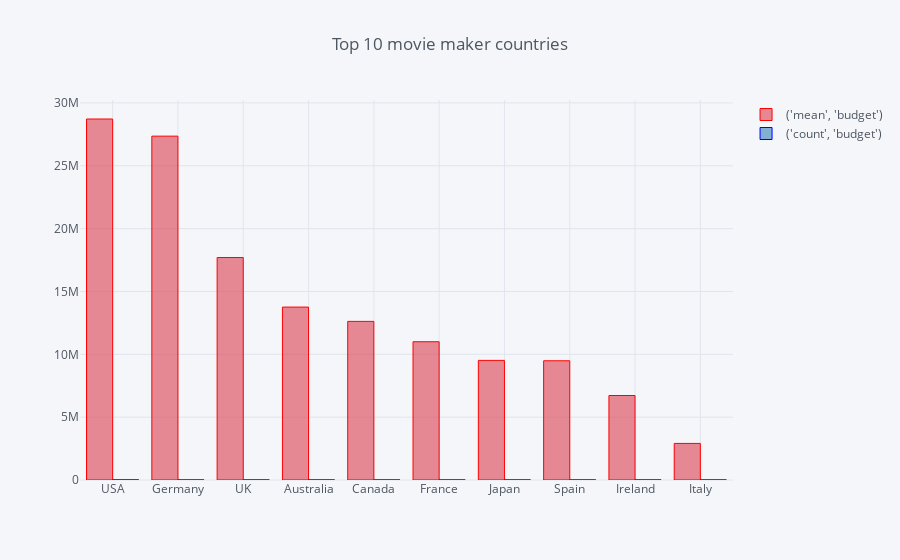

The notebook cell this image was saved under:
### Markdown cell above
__What about the proportion of budget, gross and net per movie?.__

### Code cell
#mean budget per year, country and movie
bpycam = pd.pivot_table(movies,index ='country',
                       values=['budget'],
                       aggfunc=[np.mean,'count']
                       ).sort_values(('count','budget'),
                                     ascending=False).head(10
                                                          ).sort_values(('mean','budget')
                                                                        ,ascending=False)

bpycam.iplot(kind='bar',
                 color={('mean','budget'):'red',('count','budget'):'blue'},
             title='Top 10 movie maker countries')

### Figure 1 — Plotly figure (JSON) as saved in the notebook; plotly's stock layout.template omitted (floating-point values rounded to 4 significant figures)
{"data": [{"marker": {"color": "rgba(219, 64, 82, 0.6)", "line": {"color": "red", "width": 1}}, "name": "('mean', 'budget')", "orientation": "v", "text": "", "type": "bar", "uid": "a6e6a188-b1c9-11e9-8a80-e09467129110", "x": ["USA", "Germany", "UK", "Australia", "Canada", "France", "Japan", "Spain", "Ireland", "Italy"], "y": [28730000.0, 27360000.0, 17700000.0, 13760000.0, 12621500, 11000000.0, 9518000.0, 9487500, 6723000.0, 2912000.0]}, {"marker": {"color": "rgba(55, 128, 191, 0.6)", "line": {"color": "blue", "width": 1}}, "name": "('count', 'budget')", "orientation": "v", "text": "", "type": "bar", "uid": "a6e6c87e-b1c9-11e9-91e0-e09467129110", "x": ["USA", "Germany", "UK", "Australia", "Canada", "France", "Japan", "Spain", "Ireland", "Italy"], "y": [4872, 134, 698, 82, 150, 283, 68, 56, 44, 51]}], "layout": {"legend": {"bgcolor": "#F5F6F9", "font": {"color": "#4D5663"}}, "paper_bgcolor": "#F5F6F9", "plot_bgcolor": "#F5F6F9", "title": "Top 10 movie maker countries", "titlefont": {"color": "#4D5663"}, "xaxis": {"gridcolor": "#E1E5ED", "showgrid": true, "tickfont": {"color": "#4D5663"}, "title": "", "titlefont": {"color": "#4D5663"}, "zerolinecolor": "#E1E5ED"}, "yaxis": {"gridcolor": "#E1E5ED", "showgrid": true, "tickfont": {"color": "#4D5663"}, "title": "", "titlefont": {"color": "#4D5663"}, "zerolinecolor": "#E1E5ED"}}}
